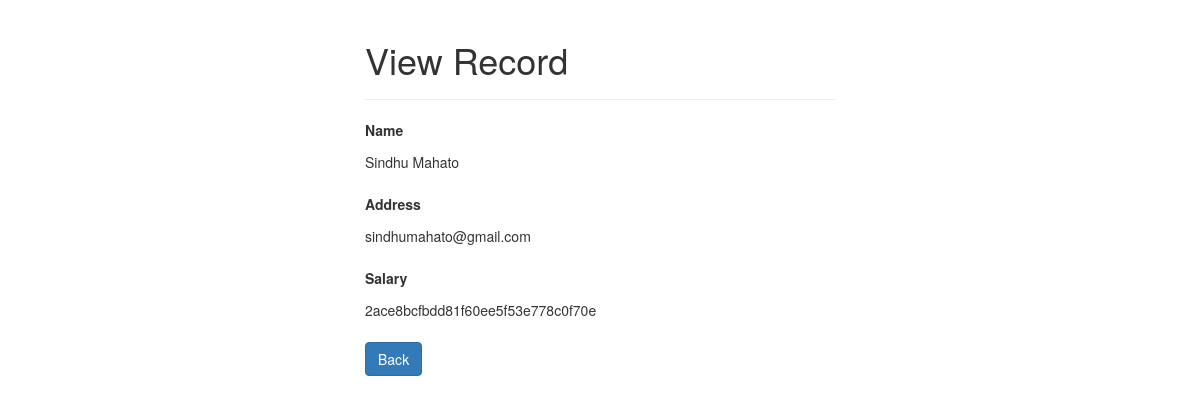
Screenshot of /admin/read.php?id=6 with the database file from the repository.
### tables this page shows
CREATE TABLE `users` (
  `id` int(11) NOT NULL,
  `username` varchar(100) NOT NULL,
  `email` varchar(100) NOT NULL,
  `password` varchar(100) NOT NULL,
  `status` varchar(255) NOT NULL COMMENT 'Admin=Admin | Editor=Editor	'
);

### admin/read.php (the view, shortened to what this page needs)
<?php
if(isset($_GET["id"]) && !empty(trim($_GET["id"]))){
    require_once "config.php";
    $sql = "SELECT * FROM users WHERE id = ?";
    if($stmt = mysqli_prepare($link, $sql)){
        mysqli_stmt_bind_param($stmt, "i", $param_id);
        if(mysqli_stmt_execute($stmt)){
            $result = mysqli_stmt_get_result($stmt);
            if(mysqli_num_rows($result) == 1){
                $row = mysqli_fetch_array($result, MYSQLI_ASSOC);
            } else{
                header("location: error2.php");
                exit();
            }
        } else{
            echo "Oops! Something went wrong. Please try again later.";
        }
    }
} else{
    header("location: error.php");
    exit();
}
?>
<!DOCTYPE html>
<html lang="en">
<head>
    <link rel="stylesheet" href="https://maxcdn.bootstrapcdn.com/bootstrap/3.3.7/css/bootstrap.css">
</head>
<body>
    <div class="wrapper">
        <div class="container-fluid">
            <div class="row">
                <div class="col-md-12">
                    <div class="page-header">
                        <h1>View Record</h1>
                    </div>
                    <div class="form-group">
                        <label>Name</label>
                        <p class="form-control-static"><?php echo $row["username"]; ?></p>
                    </div>
                    <div class="form-group">
                        <label>Address</label>
                        <p class="form-control-static"><?php echo $row["email"]; ?></p>
                    </div>
                    <div class="form-group">
                        <label>Salary</label>
                        <p class="form-control-static"><?php echo $row["password"]; ?></p>
                    </div>
                    <p><a href="index.php" class="btn btn-primary">Back</a></p>
                </div>
            </div>
        </div>
    </div>
</body>
</html>

### admin/read.php (style rules this page uses)
.wrapper { width: 500px; margin: 0 auto; }

### rows the page displays
users: username "Sindhu Mahato", email "sindhumahato@gmail.com", password "2ace8bcfbdd81f60ee5f53e778c0f70e"
